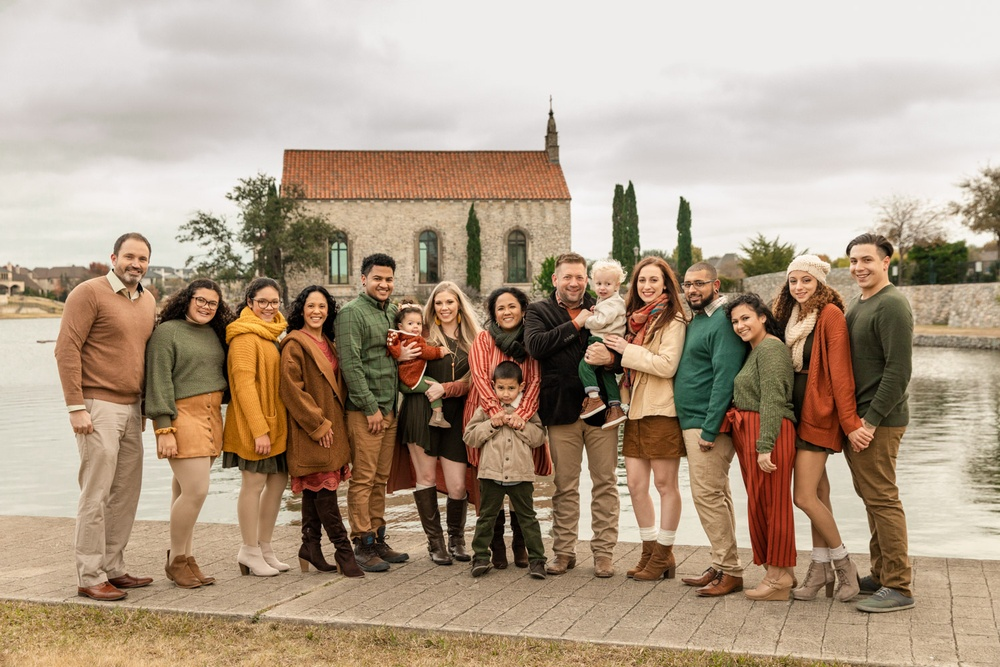
#> input picture ml_project/group_photo.jpg, 1000 x 667 px, shrunk from 1500 x 1000 before the run
$ python face-detection.py
#> lines starting #> are read from the running program, lines starting #| are printed output that depends on the picture; after the words box and inside, x2 and y2 are one past the last pixel; in counts of white or black regions, pixels touching at a corner belong together
import cv2

# Need black & white photo
face_classifier = cv2.CascadeClassifier(cv2.data.haarcascades + 'haarcascade_frontalface_default.xml')

# Read image
group_photo = cv2.imread('group_photo.jpg')
#> group_photo is the input picture: shape (667, 1000, 3); mean B, G, R 135.7, 156.1, 175.8


# Change photo color
gray_photo = cv2.cvtColor(group_photo, cv2.COLOR_BGR2GRAY)
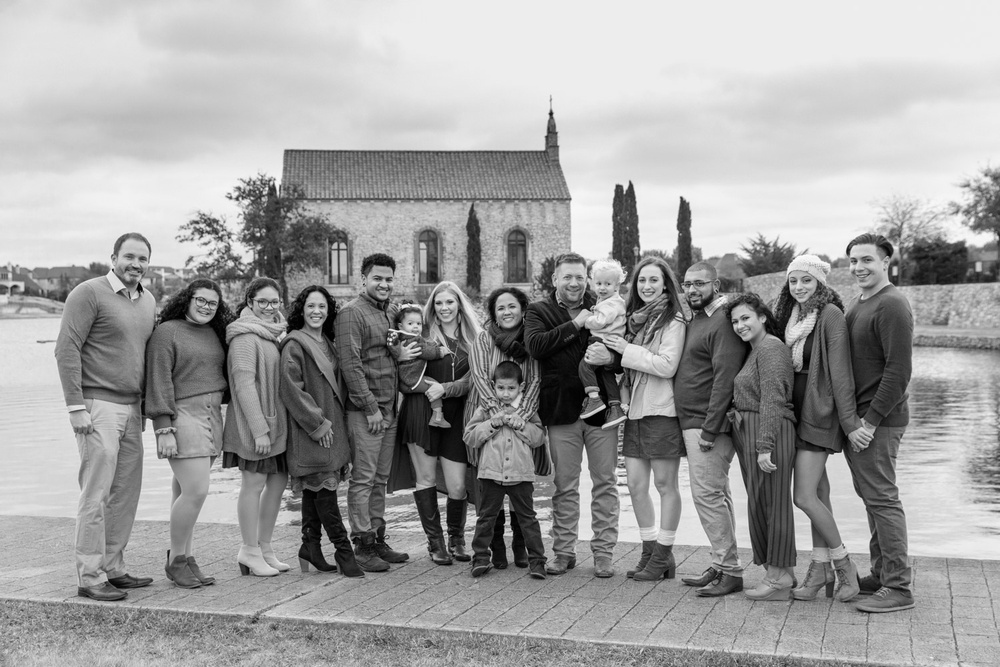
#> gray_photo: shape (667, 1000); min 0, max 254, mean 159.6

# List of coordinates of photo
faces = face_classifier.detectMultiScale(gray_photo, scaleFactor=1.1, minNeighbors=5, minSize=(30,30))
#> faces = [[366, 266, 35, 35], [555, 264, 36, 36], [630, 266, 36, 36], [674, 268, 41, 41], [188, 288, 35, 35], [299, 292, 35, 35], [489, 293, 36, 36], [727, 305, 36, 36], [115, 242, 41, 41], [839, 244, 44, 44], [187, 505, 67, 67]]

# Draw rectangles on people faces
for (x,y,w,h) in faces:
    cv2.rectangle(group_photo, (x,y), (x+w, y+h), (255,0,0), 2)
#> this loop made 11 passes
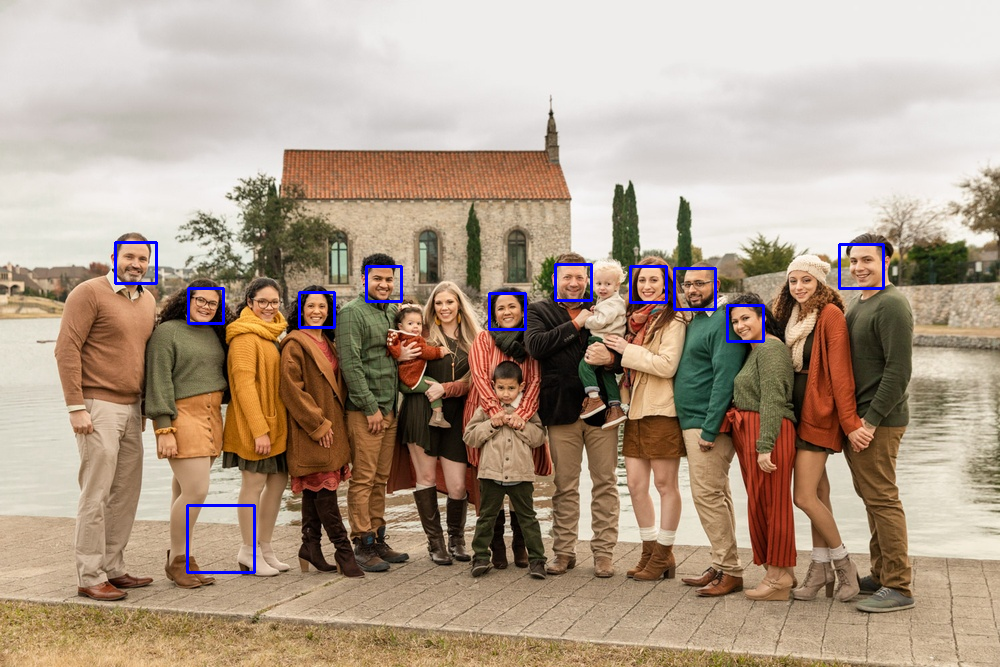
#> group_photo: shape (667, 1000, 3); 0.79% of pixels changed, all inside (x1, y1, x2, y2) = (114, 241, 885, 574)


# show photo in a new window
#cv2.imshow('Group Photo', group_photo)

# Save the changes in photo to new jpg name
cv2.imwrite('group-photo-copy.jpg', group_photo)

# wait for key pressed
#cv2.waitKey(0)

# destroy window
#cv2.destroyAllWindows()
